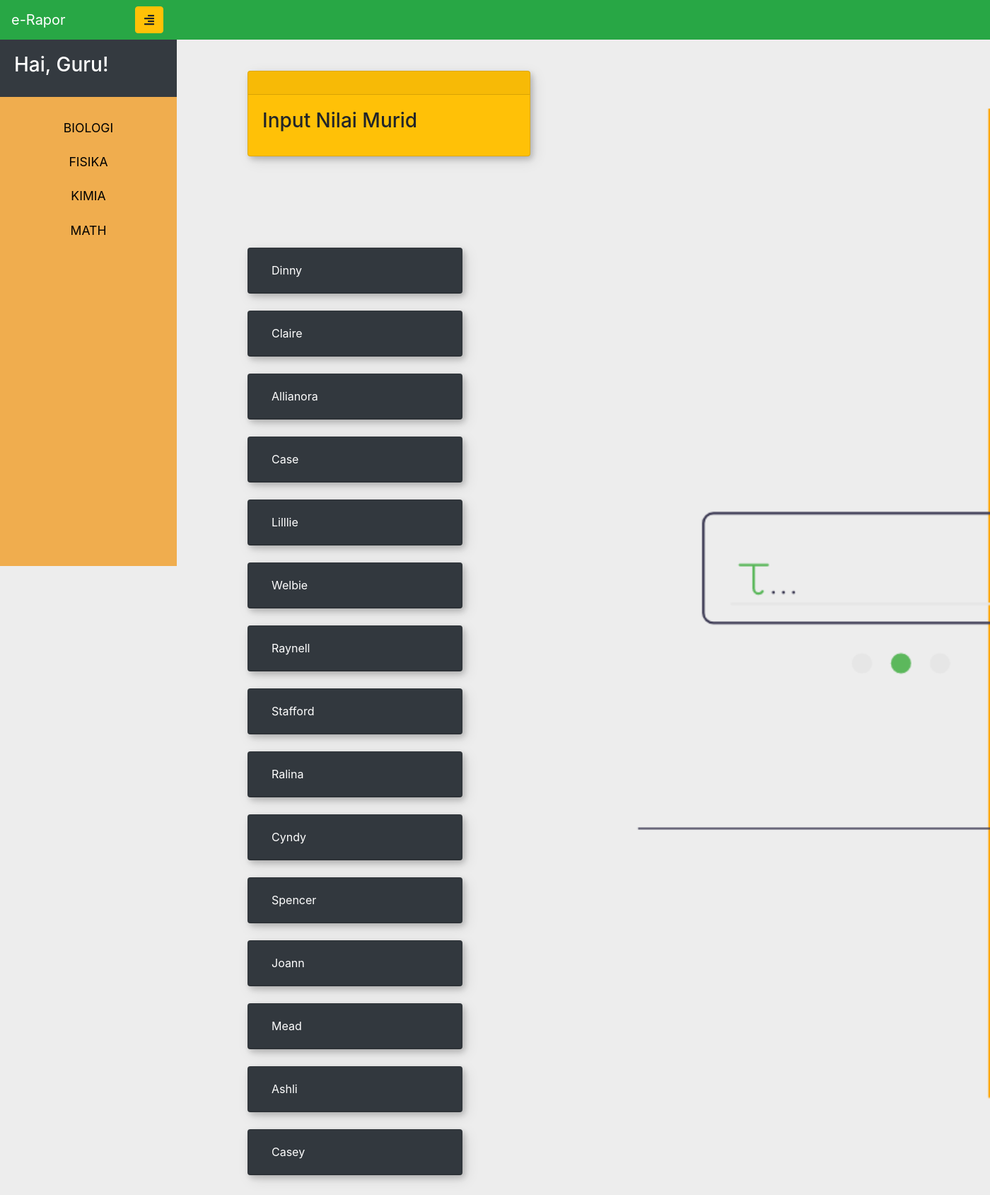
Screenshot of /guru/nilai.php (signed in) with the database file from the repository.
### tables this page shows
CREATE TABLE `users` (
  `id` int(11) NOT NULL,
  `role` int(11) NOT NULL,
  `email_user` varchar(25) NOT NULL,
  `nama_user` varchar(50) DEFAULT NULL,
  `username_user` varchar(25) DEFAULT NULL,
  `password_user` varchar(255) DEFAULT NULL
);

### guru/queryMurid.php (called while the page is built, shortened)
<?php
    function getMurid(){
        if(isset($_SESSION['id'])){
            $idGuru = $_SESSION['id'];
            include "../koneksi.php";
            $string = "select users.id, users.nama_user from users,kelas_siswa where users.id=kelas_siswa.siswa_id and kelas_siswa.guru_id=$idGuru";
            $query = mysqli_query($koneksi, $string);
            if(mysqli_num_rows($query)>0){
                return $query;
            }
        }
        return null;
    }
?>

### guru/nilai.php (the view, shortened to what this page needs)
<!DOCTYPE html>
<html lang="en">
<head>
    <link rel="stylesheet" href="https://stackpath.bootstrapcdn.com/bootstrap/4.3.1/css/bootstrap.min.css">
</head>
<body>
<div class="wrapper">
        <nav id="sidebar">
            <div class="sidebar-header bg-dark">
                <h3>Hai, Guru!</h3>
            </div>
            <ul class="list-unstyled components">
                <li>
                    <a href="nilai.php?id=biologi" class="btn">BIOLOGI</a>
                </li>
                <li>
                    <a href="nilai.php?id=fisika" class="btn">FISIKA</a>
                </li>
                <li>
                    <a href="nilai.php?id=kimia" class="btn">KIMIA</a>
                </li>
                <li>
                    <a href="nilai.php?id=math" class="btn" >MATH</a>
                </li>
            </ul>
        </nav>
        <div id="content">
        <nav class="navbar fixed-top navbar-expand-lg navbar-dark bg-success">
        <a class="navbar-brand" href="landing.php">e-Rapor</a>
                <div class="container">
                    <button type="button" id="sidebarCollapse" class="btn btn-warning">
                        <i class="fas fa-align-right"></i>
                    </button>
                </div>
            </nav>
        </div>
    </div>
    <div class="container" id="judul">
        <div class="card text-black bg-warning mb-3" style="max-width: 25rem;">
        <div class="card-header">
            </div>
            <div class="card-body">
            <h3 class="card-title ">Input Nilai Murid</h5>
            </div>
        </div>
    </div>
    <div class="container" id="panel">
    <div id="accordion">
        <?php
            include "./queryMurid.php";
            $res = getMurid();
            while($name = mysqli_fetch_array($res)){
                ?>
                    <div class="card bg-dark" style="max-width: 19rem;">
                        <div class="card-header" id="headingOne">
                        <h5 class="mb-0">
                            <button class="btn collapsed text-white" data-toggle="collapse" data-target="#collapseOne" aria-expanded="true" aria-controls="collapseOne">
                            <?php echo $name[1];?>
                            </button>
                        </h5>
                        </div>
                    </div>
                    <br>
                <?php
            }
        ?>
        <br>
    </div>
    </div>
</body>
</html>

### guru/nilai.php (style rules this page uses)
body { min-height: 75rem; background-color: rgb(232, 235, 238); background-image: url("../assets/bgnilai.png"); background-attachment: fixed; background-repeat: no-repeat; background-size: cover; background-position: center; }
.wrapper { display: inline-flex; align-items: stretch; position: relative; }
#sidebar { padding-top: 55px; width: 250px; max-width: 250px; height: 100vh; background: #f0ad4e; color: #FFF; transition: all 0.3s; z-index: 999; }
a, a:hover, a:focus { color: inherit; text-decoration: none; transition: all 0.3s; }
#sidebar .sidebar-header { padding: 20px; background: #6d7fcc; }
#sidebar ul.components { padding: 20px 0; }
#sidebar ul li a { padding: 10px; font-size: 1.1em; display: block; color: black; }
#judul { padding-left: 100px; padding-top: 100px; display: inline-table; position: absolute; }
#panel { padding-left: 100px; display: inline-block; padding-top: 350px; position: absolute; overflow: auto; }
.card { box-shadow: 3px 4px 8px rgba(0, 0, 0, 0.2), 5px 6px 20px rgba(0, 0, 0, 0.1); }

### rows the page displays
users: nama_user "Dinny"
users: nama_user "Claire"
users: nama_user "Allianora"
users: nama_user "Case"
users: nama_user "Lilllie"
users: nama_user "Welbie"
users: nama_user "Raynell"
users: nama_user "Stafford"
users: nama_user "Ralina"
users: nama_user "Cyndy"
users: nama_user "Spencer"
users: nama_user "Joann"
users: nama_user "Mead"
users: nama_user "Ashli"
users: nama_user "Casey"
